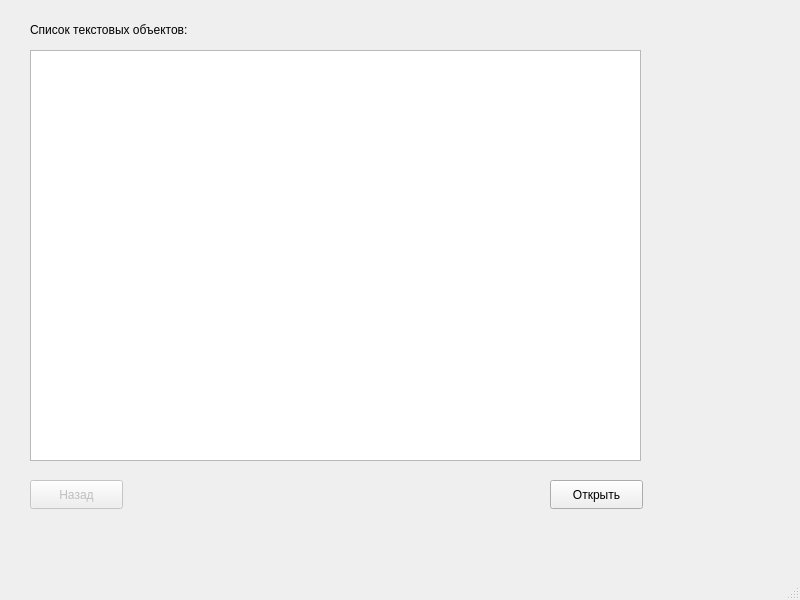
<?xml version="1.0" encoding="UTF-8"?>
<ui version="4.0">
 <class>window2</class>
 <widget class="QMainWindow" name="window2">
  <property name="geometry">
   <rect>
    <x>0</x>
    <y>0</y>
    <width>800</width>
    <height>600</height>
   </rect>
  </property>
  <property name="windowTitle">
   <string>MainWindow</string>
  </property>
  <widget class="QWidget" name="centralwidget">
   <widget class="QLabel" name="label">
    <property name="geometry">
     <rect>
      <x>30</x>
      <y>20</y>
      <width>221</width>
      <height>20</height>
     </rect>
    </property>
    <property name="text">
     <string>Список текстовых объектов:</string>
    </property>
   </widget>
   <widget class="QPushButton" name="pushButton">
    <property name="geometry">
     <rect>
      <x>550</x>
      <y>480</y>
      <width>93</width>
      <height>29</height>
     </rect>
    </property>
    <property name="text">
     <string>Открыть</string>
    </property>
   </widget>
   <widget class="QPushButton" name="pushButton_2">
    <property name="enabled">
     <bool>false</bool>
    </property>
    <property name="geometry">
     <rect>
      <x>30</x>
      <y>480</y>
      <width>93</width>
      <height>29</height>
     </rect>
    </property>
    <property name="text">
     <string>Назад</string>
    </property>
   </widget>
   <widget class="QListWidget" name="listWidget">
    <property name="geometry">
     <rect>
      <x>30</x>
      <y>50</y>
      <width>611</width>
      <height>411</height>
     </rect>
    </property>
   </widget>
  </widget>
  <widget class="QMenuBar" name="menubar">
   <property name="geometry">
    <rect>
     <x>0</x>
     <y>0</y>
     <width>800</width>
     <height>26</height>
    </rect>
   </property>
  </widget>
  <widget class="QStatusBar" name="statusbar"/>
 </widget>
 <resources/>
 <connections/>
</ui>
